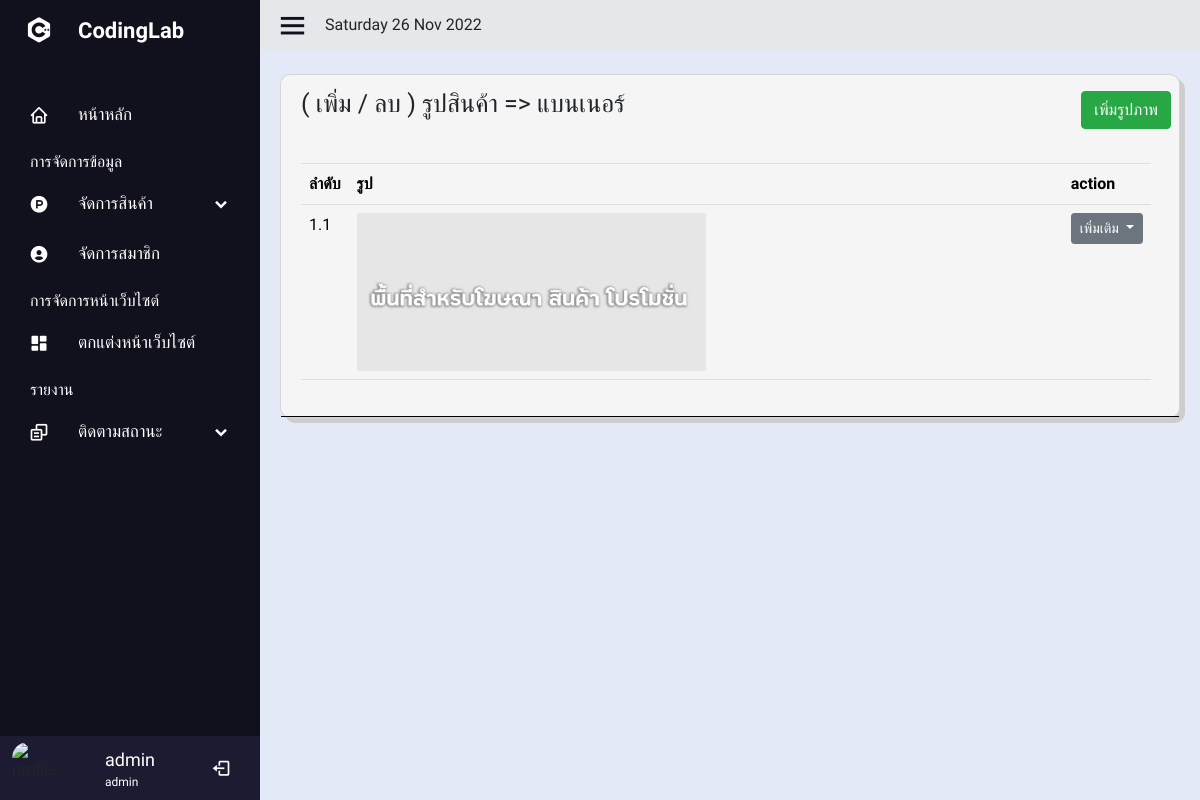
Page /admin/Carousel.php (signed in) on the committed database.
### tables this page shows
CREATE TABLE `users` (
  `id` int(10) NOT NULL AUTO_INCREMENT,
  `firstname` varchar(255) NOT NULL,
  `lastname` varchar(255) NOT NULL,
  `email` varchar(255) NOT NULL,
  `password` varchar(255) NOT NULL,
  `urole` varchar(255) NOT NULL,
  `created_at` timestamp NOT NULL DEFAULT current_timestamp(),
  `phone` varchar(50) NOT NULL,
  `sex` varchar(255) NOT NULL,
  `status` text NOT NULL,
  PRIMARY KEY (`id`)
);

CREATE TABLE `carousel` (
  `carousel_id` int(10) NOT NULL AUTO_INCREMENT,
  `carousel_pic_sort` varchar(255) NOT NULL,
  `carousel_pic_path` varchar(255) NOT NULL,
  PRIMARY KEY (`carousel_id`)
);

### admin/Carousel.php (the view, shortened to what this page needs)
<?php include('sidebar.php'); ?>
<section class="home-section">
    <div class="home-content">
        <i class='bx bx-menu'></i>
        <?php
        echo date('l' . ' ' . 'd' . ' ' . 'M' . ' ' . 'Y');
        ?>
    </div>
    <div class="table-content mt-4">
        <div class="card">
            <div class="card-head pr-2">
                <div class="row">
                    <div class="col-sm-6">
                        <p>( เพิ่ม / ลบ ) รูปสินค้า => แบนเนอร์ </p>
                    </div>
                    <div class="col-sm-6 text-right mt-3">
                        <button class="btn btn-success" data-toggle="modal" data-target="#modelId">เพิ่มรูปภาพ</button>
                    </div>
                </div>
                <div class="card-body">
                    <div class="box-tale">
                        <table class="table" id="dataal">
                            <thead>
                                <tr>
                                    <th>ลำดับ</th>
                                    <th>รูป</th>
                                    <th>action</th>
                                </tr>
                            </thead>
                            <tbody>
                                <?php
                                $sql = $conn->prepare("SELECT * FROM carousel ORDER BY carousel_pic_sort ASC");
                                $sql->execute();
                                $row = $sql->fetchAll(PDO::FETCH_OBJ);
                                if ($sql->rowCount() > 0) {
                                    foreach ($row as $res) {
                                ?>
                                        <tr>
                                            <td scope="row"><?php echo $res->carousel_pic_sort; ?></td>
                                            <td><img src="../include/img/<?php echo $res->carousel_pic_path; ?>" width="50%"></td>
                                            <td>
                                                <div class="dropdown open">
                                                    <button class="btn btn-secondary dropdown-toggle btn-sm" type="button" id="triggerId" data-toggle="dropdown" aria-haspopup="true" aria-expanded="false">
                                                        เพิ่มเติม
                                                    </button>
                                                </div>
                                            </td>
                                        </tr>
                                    <?php
                                    }
                                } else {
                                    ?>
                                    <tr class="text-center">
                                        <td colspan="3">ไม่มีข้อมูล</td>
                                    </tr>
                                <?php
                                }
                                ?>
                            </tbody>
                        </table>
                    </div>
                </div>
            </div>
        </div>
</section>
<br>
</body>
</html>

### admin/sidebar.php (shortened to what this page needs)
<?php
include('../include/connect.php')
?>
<!doctype html>
<html lang="th">
<link href='https://unpkg.com/boxicons@2.1.2/css/boxicons.min.css' rel='stylesheet'>
<link rel="stylesheet" href="https://cdn.jsdelivr.net/npm/bootstrap@4.0.0/dist/css/bootstrap.min.css">
<link rel="stylesheet" href="assets/css/sw_custom.css">
<link rel="stylesheet" href="styles.css">
<body>
    <div class="sidebar">
        <div class="logo-detil">
            <i class="bx bxl-c-plus-plus"></i>
            <span class="logo-name">
                CodingLab
            </span>
        </div>
        <ul class="nav-linked">
            <li>
                <a href="index.php">
                    <i class='bx bx-home'></i>
                    <span class="link-named">
                        หน้าหลัก
                    </span>
                </a>
            </li>
            <p class="manage">การจัดการข้อมูล</p>
            <li>
                <div class="icon-link">
                    <a href="#">
                        <i class='bx bxl-product-hunt'></i>
                        <span class="link-named">
                            จัดการสินค้า
                        </span>
                    </a>
                    <i class='bx bxs-chevron-down arrow'></i>
                </div>
            </li>
            <li>
                <a href="useredit.php">
                    <i class='bx bxs-user-circle'></i>
                    <span class="link-named">
                        จัดการสมาชิก
                    </span>
                </a>
            </li>
            <p class="manage">การจัดการหน้าเว็บไซต์</p>
            <li>
                <a href="Carousel.php">
                    <i class='bx bxs-dashboard'></i>
                    <span class="link-named">
                        ตกแต่งหน้าเว็บไซต์
                    </span>
                </a>
            </li>
            <p class="manage">รายงาน</p>
            <li>
                <div class="icon-link">
                    <a href="#">
                        <i class='bx bx-copy-alt'></i>
                        <span class="link-named">
                            ติดตามสถานะ
                        </span>
                    </a>
                    <i class='bx bxs-chevron-down arrow'></i>
                </div>
            </li>
            <li>
                <?php
                if (isset($_SESSION['admin_login'])) {
                    $sql = $conn->prepare("SELECT * FROM users WHERE id = '" . $_SESSION["admin_login"] . "' LIMIT 1");
                    $sql->execute();
                    $row = $sql->fetch(PDO::FETCH_ASSOC);
                } else {
                    echo "<script>window.location='../index.php'</script>";
                    exit;
                }
                ?>
                <div class="profile-details">
                    <div class="profile-content">
                        <img src="https://media-cdn.tripadvisor.com/media/photo-s/15/a4/9b/77/legacy-hotel-at-img-academy.jpg" alt="profile">
                    </div>
                    <div class="name-job">
                        <div class="profile-name"><?php echo $row['firstname']; ?></div>
                        <div class="job"><?php echo $row['urole']; ?></div>
                    </div>
                    <a href="../include/logout.php"> <i class="bx bx-log-out"></i></a>
                </div>
            </li>
        </ul>
    </div>

### admin/styles.css (style rules this page uses)
* { margin: 0; padding: 0; box-sizing: border-box; font-family: 'Mitr', sans-serif; }
body { background-color: #E4E9F7; }
.sidebar { position: fixed; top: 0; left: 0; height: 100%; width: 260px; background: #11101d; z-index: 100; transition: all 0.5s ease; }
.sidebar .manage { color: #fff; margin-top: 10px; margin-left: 30px; margin-bottom: 5px; }
.sidebar .logo-detil { height: 60px; width: 100%; display: flex; align-items: center; }
.sidebar .logo-detil i { font-size: 30px; color: #fff; height: 50px; min-width: 78px; text-align: center; line-height: 50px; }
.sidebar .logo-detil .logo-name { font-size: 22px; color: #fff; font-weight: 600; transition: 0.3s ease; transition-delay: 0.1s; }
.sidebar .nav-linked { height: 100%; padding: 30px 0 150px 0; overflow: auto; }
.sidebar .nav-linked li .icon-link { display: flex; align-items: center; justify-content: space-between; }
.sidebar .nav-linked li { position: relative; list-style: none; transition: all 0.4s ease; }
.sidebar .nav-linked li i { height: 50px; min-width: 78px; text-align: center; line-height: 50px; color: #fff; font-size: 20px; cursor: pointer; transition: all 0.3s ease; }
.sidebar .nav-linked li a { display: flex; align-items: center; text-decoration: none; }
.sidebar .nav-linked li a .link-named { font-size: 17px; font-weight: 400; color: #fff; }
.sidebar .profile-details { position: fixed; bottom: 0; width: 260px; display: flex; align-items: center; justify-content: space-between; background-color: #1d1b31; padding: 6px 0; width: 260px; transition: all 0.5s ease; }
.sidebar .profile-details .profile-content { display: flex; align-items: center; }
.sidebar .profile-details img { height: 52px; width: 52px; object-fit: cover; border-radius: 16px; margin: 0 14px 0 12px; background-color: #1d1b31; transition: all 0.5s ease; }
.sidebar .profile-details .profile-name, .sidebar .profile-details .job { color: #fff; font-size: 18px; font-weight: 500; white-space: nowrap; }
.sidebar .profile-details .job { font-size: 12px; }
.home-section { position: relative; height: 100%; left: 260px; width: calc(100% - 260px ); transition: all 0.5s ease; }
.home-section .home-content { background-color: #e5e7ea; height: 50px; display: flex; align-items: center; }
.home-section .home-content .bx-menu, .home-section .home-content .text { color: #11101d; font-size: 35px; }
.home-section .home-content .bx-menu { margin: 0 15px; cursor: pointer; }
.home-section .table-content { display: flex; margin-left: 20px; margin-right: 20px; }
.home-section .card { background-color: #F5F5F5; width: 100%; height: auto; border-radius: 10px; box-shadow: 5px 5px #cecccc; }
.home-section .card .card-head { border-bottom: 1px solid black ; }
.home-section .card .card-head p { margin: 10px 0 20px 20px; font-size: 25px; }
.home-section .table-content .box-tale { color: black; width: 100%; }
.home-section .table-content .box-tale table { border-collapse: collapse; width: 100%; height: auto; }
.home-section .table-content .box-tale th { padding: 8px; text-align: left; border-bottom: 1px solid #ddd; }
.home-section .table-content .box-tale td { padding: 8px; text-align: left; border-bottom: 1px solid #ddd; }

### rows in the picture
users: firstname "admin", urole "admin"
carousel: carousel_pic_sort "1.1", carousel_pic_path (picture)

### other values in the picture
date('l' . ' ' . 'd' . ' ' . 'M' . ' ' . 'Y') "Saturday 26 Nov 2022"
